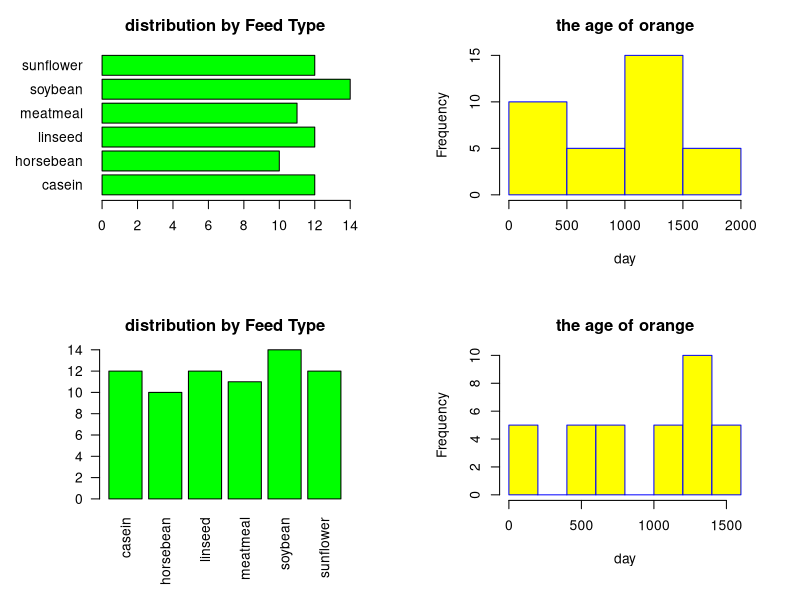

Write the R code that produced this figure.
par(mfrow = c(2,2), mar = c(6,6,3,3))

barplot(table(chickwts$feed), main = 'distribution by Feed Type',
        horiz = T, las = 1, col = 'green')

hist(Orange$age, main = 'the age of orange',
     breaks = 4, xlab = 'day', col = 'yellow', border = 'blue')

barplot(table(chickwts$feed), main = 'distribution by Feed Type',
        las = 2, col = 'green')

hist(Orange$age, main = 'the age of orange',
     breaks = 6, xlab = 'day', col = 'yellow', border = 'blue')

par(mfrow = c(1,1), mar = c(5,4,4,2)+.1)